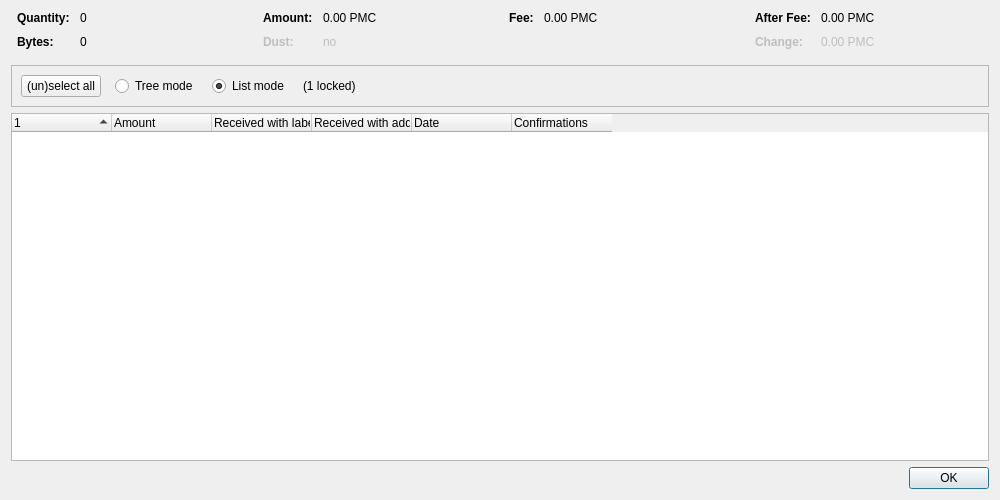
<?xml version="1.0" encoding="UTF-8"?>
<ui version="4.0">
 <class>CoinControlDialog</class>
 <widget class="QDialog" name="CoinControlDialog">
  <property name="geometry">
   <rect>
    <x>0</x>
    <y>0</y>
    <width>1000</width>
    <height>500</height>
   </rect>
  </property>
  <property name="windowTitle">
   <string>Coin Selection</string>
  </property>
  <layout class="QVBoxLayout" name="verticalLayout">
   <item>
    <layout class="QHBoxLayout" name="horizontalLayoutTop" stretch="0,0,0,0">
     <property name="topMargin">
      <number>0</number>
     </property>
     <property name="bottomMargin">
      <number>10</number>
     </property>
     <item>
      <layout class="QFormLayout" name="formLayoutCoinControl1">
       <property name="horizontalSpacing">
        <number>10</number>
       </property>
       <property name="verticalSpacing">
        <number>10</number>
       </property>
       <property name="leftMargin">
        <number>6</number>
       </property>
       <property name="rightMargin">
        <number>6</number>
       </property>
       <item row="0" column="0">
        <widget class="QLabel" name="labelCoinControlQuantityText">
         <property name="font">
          <font>
           <weight>75</weight>
           <bold>true</bold>
          </font>
         </property>
         <property name="text">
          <string>Quantity:</string>
         </property>
        </widget>
       </item>
       <item row="0" column="1">
        <widget class="QLabel" name="labelCoinControlQuantity">
         <property name="cursor">
          <cursorShape>IBeamCursor</cursorShape>
         </property>
         <property name="contextMenuPolicy">
          <enum>Qt::ActionsContextMenu</enum>
         </property>
         <property name="text">
          <string notr="true">0</string>
         </property>
         <property name="textInteractionFlags">
          <set>Qt::LinksAccessibleByMouse|Qt::TextSelectableByKeyboard|Qt::TextSelectableByMouse</set>
         </property>
        </widget>
       </item>
       <item row="1" column="0">
        <widget class="QLabel" name="labelCoinControlBytesText">
         <property name="font">
          <font>
           <weight>75</weight>
           <bold>true</bold>
          </font>
         </property>
         <property name="text">
          <string>Bytes:</string>
         </property>
        </widget>
       </item>
       <item row="1" column="1">
        <widget class="QLabel" name="labelCoinControlBytes">
         <property name="cursor">
          <cursorShape>IBeamCursor</cursorShape>
         </property>
         <property name="contextMenuPolicy">
          <enum>Qt::ActionsContextMenu</enum>
         </property>
         <property name="text">
          <string notr="true">0</string>
         </property>
         <property name="textInteractionFlags">
          <set>Qt::LinksAccessibleByMouse|Qt::TextSelectableByKeyboard|Qt::TextSelectableByMouse</set>
         </property>
        </widget>
       </item>
      </layout>
     </item>
     <item>
      <layout class="QFormLayout" name="formLayoutCoinControl2">
       <property name="horizontalSpacing">
        <number>10</number>
       </property>
       <property name="verticalSpacing">
        <number>10</number>
       </property>
       <property name="leftMargin">
        <number>6</number>
       </property>
       <property name="rightMargin">
        <number>6</number>
       </property>
       <item row="0" column="0">
        <widget class="QLabel" name="labelCoinControlAmountText">
         <property name="font">
          <font>
           <weight>75</weight>
           <bold>true</bold>
          </font>
         </property>
         <property name="text">
          <string>Amount:</string>
         </property>
        </widget>
       </item>
       <item row="0" column="1">
        <widget class="QLabel" name="labelCoinControlAmount">
         <property name="cursor">
          <cursorShape>IBeamCursor</cursorShape>
         </property>
         <property name="contextMenuPolicy">
          <enum>Qt::ActionsContextMenu</enum>
         </property>
         <property name="text">
          <string notr="true">0.00 PMC</string>
         </property>
         <property name="textInteractionFlags">
          <set>Qt::LinksAccessibleByMouse|Qt::TextSelectableByKeyboard|Qt::TextSelectableByMouse</set>
         </property>
        </widget>
       </item>
       <item row="1" column="0">
        <widget class="QLabel" name="labelCoinControlLowOutputText">
         <property name="enabled">
          <bool>false</bool>
         </property>
         <property name="font">
          <font>
           <weight>75</weight>
           <bold>true</bold>
          </font>
         </property>
         <property name="text">
          <string>Dust:</string>
         </property>
        </widget>
       </item>
       <item row="1" column="1">
        <widget class="QLabel" name="labelCoinControlLowOutput">
         <property name="enabled">
          <bool>false</bool>
         </property>
         <property name="cursor">
          <cursorShape>IBeamCursor</cursorShape>
         </property>
         <property name="contextMenuPolicy">
          <enum>Qt::ActionsContextMenu</enum>
         </property>
         <property name="text">
          <string notr="true">no</string>
         </property>
         <property name="textInteractionFlags">
          <set>Qt::LinksAccessibleByMouse|Qt::TextSelectableByKeyboard|Qt::TextSelectableByMouse</set>
         </property>
        </widget>
       </item>
      </layout>
     </item>
     <item>
      <layout class="QFormLayout" name="formLayoutCoinControl3">
       <property name="horizontalSpacing">
        <number>10</number>
       </property>
       <property name="verticalSpacing">
        <number>10</number>
       </property>
       <property name="leftMargin">
        <number>6</number>
       </property>
       <property name="rightMargin">
        <number>6</number>
       </property>
       <item row="0" column="0">
        <widget class="QLabel" name="labelCoinControlFeeText">
         <property name="font">
          <font>
           <weight>75</weight>
           <bold>true</bold>
          </font>
         </property>
         <property name="text">
          <string>Fee:</string>
         </property>
        </widget>
       </item>
       <item row="0" column="1">
        <widget class="QLabel" name="labelCoinControlFee">
         <property name="cursor">
          <cursorShape>IBeamCursor</cursorShape>
         </property>
         <property name="contextMenuPolicy">
          <enum>Qt::ActionsContextMenu</enum>
         </property>
         <property name="text">
          <string notr="true">0.00 PMC</string>
         </property>
         <property name="textInteractionFlags">
          <set>Qt::LinksAccessibleByMouse|Qt::TextSelectableByKeyboard|Qt::TextSelectableByMouse</set>
         </property>
        </widget>
       </item>
      </layout>
     </item>
     <item>
      <layout class="QFormLayout" name="formLayoutCoinControl4">
       <property name="horizontalSpacing">
        <number>10</number>
       </property>
       <property name="verticalSpacing">
        <number>10</number>
       </property>
       <property name="leftMargin">
        <number>6</number>
       </property>
       <property name="rightMargin">
        <number>6</number>
       </property>
       <item row="0" column="0">
        <widget class="QLabel" name="labelCoinControlAfterFeeText">
         <property name="font">
          <font>
           <weight>75</weight>
           <bold>true</bold>
          </font>
         </property>
         <property name="text">
          <string>After Fee:</string>
         </property>
        </widget>
       </item>
       <item row="0" column="1">
        <widget class="QLabel" name="labelCoinControlAfterFee">
         <property name="cursor">
          <cursorShape>IBeamCursor</cursorShape>
         </property>
         <property name="contextMenuPolicy">
          <enum>Qt::ActionsContextMenu</enum>
         </property>
         <property name="text">
          <string notr="true">0.00 PMC</string>
         </property>
         <property name="textInteractionFlags">
          <set>Qt::LinksAccessibleByMouse|Qt::TextSelectableByKeyboard|Qt::TextSelectableByMouse</set>
         </property>
        </widget>
       </item>
       <item row="1" column="0">
        <widget class="QLabel" name="labelCoinControlChangeText">
         <property name="enabled">
          <bool>false</bool>
         </property>
         <property name="font">
          <font>
           <weight>75</weight>
           <bold>true</bold>
          </font>
         </property>
         <property name="text">
          <string>Change:</string>
         </property>
        </widget>
       </item>
       <item row="1" column="1">
        <widget class="QLabel" name="labelCoinControlChange">
         <property name="enabled">
          <bool>false</bool>
         </property>
         <property name="cursor">
          <cursorShape>IBeamCursor</cursorShape>
         </property>
         <property name="contextMenuPolicy">
          <enum>Qt::ActionsContextMenu</enum>
         </property>
         <property name="text">
          <string notr="true">0.00 PMC</string>
         </property>
         <property name="textInteractionFlags">
          <set>Qt::LinksAccessibleByMouse|Qt::TextSelectableByKeyboard|Qt::TextSelectableByMouse</set>
         </property>
        </widget>
       </item>
      </layout>
     </item>
    </layout>
   </item>
   <item>
    <widget class="QFrame" name="frame">
     <property name="minimumSize">
      <size>
       <width>0</width>
       <height>40</height>
      </size>
     </property>
     <property name="frameShape">
      <enum>QFrame::StyledPanel</enum>
     </property>
     <property name="frameShadow">
      <enum>QFrame::Sunken</enum>
     </property>
     <layout class="QHBoxLayout" name="horizontalLayout">
      <item>
       <layout class="QHBoxLayout" name="horizontalLayoutPanel" stretch="0,0,0,0,0">
        <property name="spacing">
         <number>14</number>
        </property>
        <item>
         <widget class="QPushButton" name="pushButtonSelectAll">
          <property name="sizePolicy">
           <sizepolicy hsizetype="Maximum" vsizetype="Fixed">
            <horstretch>0</horstretch>
            <verstretch>0</verstretch>
           </sizepolicy>
          </property>
          <property name="text">
           <string>(un)select all</string>
          </property>
          <property name="autoDefault">
           <bool>false</bool>
          </property>
         </widget>
        </item>
        <item>
         <widget class="QRadioButton" name="radioTreeMode">
          <property name="sizePolicy">
           <sizepolicy hsizetype="Maximum" vsizetype="Fixed">
            <horstretch>0</horstretch>
            <verstretch>0</verstretch>
           </sizepolicy>
          </property>
          <property name="text">
           <string>Tree mode</string>
          </property>
         </widget>
        </item>
        <item>
         <widget class="QRadioButton" name="radioListMode">
          <property name="sizePolicy">
           <sizepolicy hsizetype="Maximum" vsizetype="Fixed">
            <horstretch>0</horstretch>
            <verstretch>0</verstretch>
           </sizepolicy>
          </property>
          <property name="text">
           <string>List mode</string>
          </property>
          <property name="checked">
           <bool>true</bool>
          </property>
         </widget>
        </item>
        <item>
         <widget class="QLabel" name="labelLocked">
          <property name="text">
           <string notr="true">(1 locked)</string>
          </property>
         </widget>
        </item>
        <item>
         <spacer name="horizontalSpacer">
          <property name="orientation">
           <enum>Qt::Horizontal</enum>
          </property>
          <property name="sizeHint" stdset="0">
           <size>
            <width>40</width>
            <height>20</height>
           </size>
          </property>
         </spacer>
        </item>
       </layout>
      </item>
     </layout>
    </widget>
   </item>
   <item>
    <widget class="CoinControlTreeWidget" name="treeWidget">
     <property name="contextMenuPolicy">
      <enum>Qt::CustomContextMenu</enum>
     </property>
     <property name="sortingEnabled">
      <bool>false</bool>
     </property>
     <property name="columnCount">
      <number>6</number>
     </property>
     <attribute name="headerShowSortIndicator" stdset="0">
      <bool>true</bool>
     </attribute>
     <attribute name="headerStretchLastSection">
      <bool>false</bool>
     </attribute>
     <column>
      <property name="text">
       <string/>
      </property>
     </column>
     <column>
      <property name="text">
       <string>Amount</string>
      </property>
     </column>
     <column>
      <property name="text">
       <string>Received with label</string>
      </property>
     </column>
     <column>
      <property name="text">
       <string>Received with address</string>
      </property>
     </column>
     <column>
      <property name="text">
       <string>Date</string>
      </property>
     </column>
     <column>
      <property name="text">
       <string>Confirmations</string>
      </property>
      <property name="toolTip">
       <string>Confirmed</string>
      </property>
     </column>
     <column>
      <property name="text">
       <string/>
      </property>
     </column>
     <column>
      <property name="text">
       <string/>
      </property>
     </column>
     <column>
      <property name="text">
       <string/>
      </property>
     </column>
     <column>
      <property name="text">
       <string/>
      </property>
     </column>
    </widget>
   </item>
   <item>
    <widget class="QDialogButtonBox" name="buttonBox">
     <property name="orientation">
      <enum>Qt::Horizontal</enum>
     </property>
     <property name="standardButtons">
      <set>QDialogButtonBox::Ok</set>
     </property>
    </widget>
   </item>
  </layout>
 </widget>
 <customwidgets>
  <customwidget>
   <class>CoinControlTreeWidget</class>
   <extends>QTreeWidget</extends>
   <header>qt/coincontroltreewidget.h</header>
  </customwidget>
 </customwidgets>
 <resources/>
 <connections/>
</ui>
